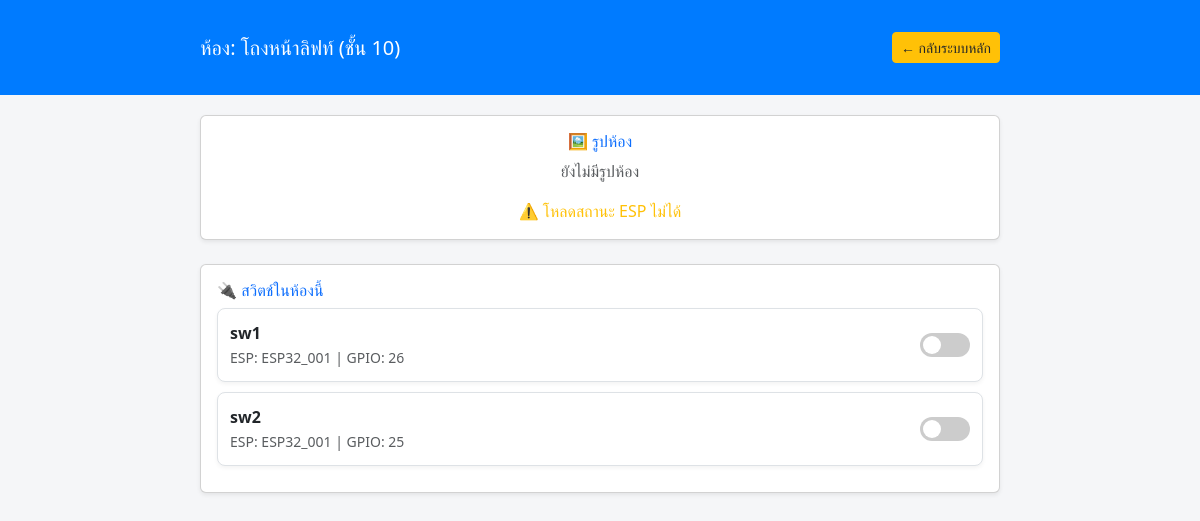
The page /public_control.php?access=ff1bf609cd6677ab on the database its author committed.
### tables this page shows
CREATE TABLE `rooms` (
  `id` int(11) NOT NULL,
  `floor` int(11) NOT NULL,
  `room_number` varchar(20) NOT NULL,
  `room_name` varchar(50) NOT NULL,
  `image` varchar(255) DEFAULT NULL,
  `public_token` varchar(64) DEFAULT NULL
);

CREATE TABLE `switches` (
  `id` int(11) NOT NULL,
  `esp_name` varchar(50) NOT NULL DEFAULT 'ESP32_001',
  `ip_address` varchar(50) DEFAULT NULL,
  `gateway` varchar(50) DEFAULT NULL,
  `subnet` varchar(50) DEFAULT NULL,
  `dns` varchar(50) DEFAULT NULL,
  `network_mode` enum('dhcp','static') DEFAULT 'dhcp',
  `room_id` int(11) NOT NULL,
  `switch_name` varchar(50) DEFAULT NULL,
  `gpio_pin` int(11) DEFAULT NULL,
  `status` enum('on','off') DEFAULT 'off',
  `last_seen` datetime DEFAULT NULL
);

### public_control.php (the view, shortened to what this page needs)
<?php
include 'db.php';
if (isset($_GET['access'])) {
    $token = $_GET['access'];
    $stmt = $conn->prepare("SELECT * FROM rooms WHERE public_token = ?");
    $stmt->execute([$token]);
    $room = $stmt->fetch();
    $room_id = $room['id'];
    $stmt = $conn->prepare("SELECT * FROM switches WHERE room_id = ? ORDER BY id ASC");
    $stmt->execute([$room_id]);
    $switches = $stmt->fetchAll();
    $roomImg = null;
?>
<!DOCTYPE html>
<html lang="th">
<head>
<link href="https://cdn.jsdelivr.net/npm/bootstrap@5.3.3/dist/css/bootstrap.min.css" rel="stylesheet">
</head>
<body>
<header class="header">
  <div class="container-main d-flex justify-content-between align-items-center">
    <h5 class="mb-0">ห้อง: <?= htmlspecialchars($room['room_name']) ?> (ชั้น <?= htmlspecialchars($room['floor']) ?>)</h5>
    <a href="login.php" class="btn btn-warning btn-sm text-dark">← กลับระบบหลัก</a>
  </div>
</header>
<div class="container-main">
  <div class="card shadow-sm mb-4">
    <div class="card-body text-center">
      <h6 class="text-primary mb-2">🖼️ รูปห้อง</h6>
      <?php if ($roomImg): ?>
        <img src="<?= $roomImg ?>?v=<?= time() ?>" class="room-image">
      <?php else: ?>
        <p class="text-muted">ยังไม่มีรูปห้อง</p>
      <?php endif; ?>
      <div id="espStatus" class="mt-2 text-secondary">กำลังโหลดสถานะ ESP...</div>
    </div>
  </div>
  <div class="card shadow-sm mb-4">
    <div class="card-body">
      <h6 class="text-primary">🔌 สวิตช์ในห้องนี้</h6>
      <?php if (empty($switches)): ?>
        <p class="text-muted">ยังไม่มีสวิตช์ในห้องนี้</p>
      <?php else: ?>
        <?php foreach ($switches as $sw): ?>
          <div class="switch-card">
            <div>
              <strong><?= htmlspecialchars($sw['switch_name']) ?></strong><br>
              <small class="text-muted">ESP: <?= htmlspecialchars($sw['esp_name']) ?> | GPIO: <?= htmlspecialchars($sw['gpio_pin']) ?></small>
            </div>
            <label class="toggle-switch">
              <span class="slider"></span>
            </label>
          </div>
        <?php endforeach; ?>
      <?php endif; ?>
    </div>
  </div>
</div>
</body>
</html>
<?php exit(); } ?>

### public_control.php (style rules this page uses)
body { font-family:"Segoe UI",sans-serif;background:#f5f6f8 }
.header { background:#007bff;color:#fff;padding:12px }
.container-main { max-width:800px;margin:20px auto }
.switch-card { display:flex;align-items:center;justify-content:space-between;padding:12px;margin-bottom:10px;border-radius:8px;background:#fff;border:1px solid #dee2e6;box-shadow:0 2px 4px rgba(0,0,0,0.05) }
.toggle-switch { position:relative;display:inline-block;width:50px;height:24px }
.slider { position:absolute;cursor:pointer;top:0;left:0;right:0;bottom:0;background-color:#ccc;transition:.3s;border-radius:24px }
.slider:before { position:absolute;content:"";height:18px;width:18px;left:3px;bottom:3px;background-color:white;transition:.3s;border-radius:50% }

### rows shown on the page
rooms: room_name "โถงหน้าลิฟท์", floor "10"
switches: switch_name "sw1", esp_name "ESP32_001", gpio_pin "26"
switches: switch_name "sw2", esp_name "ESP32_001", gpio_pin "25"
